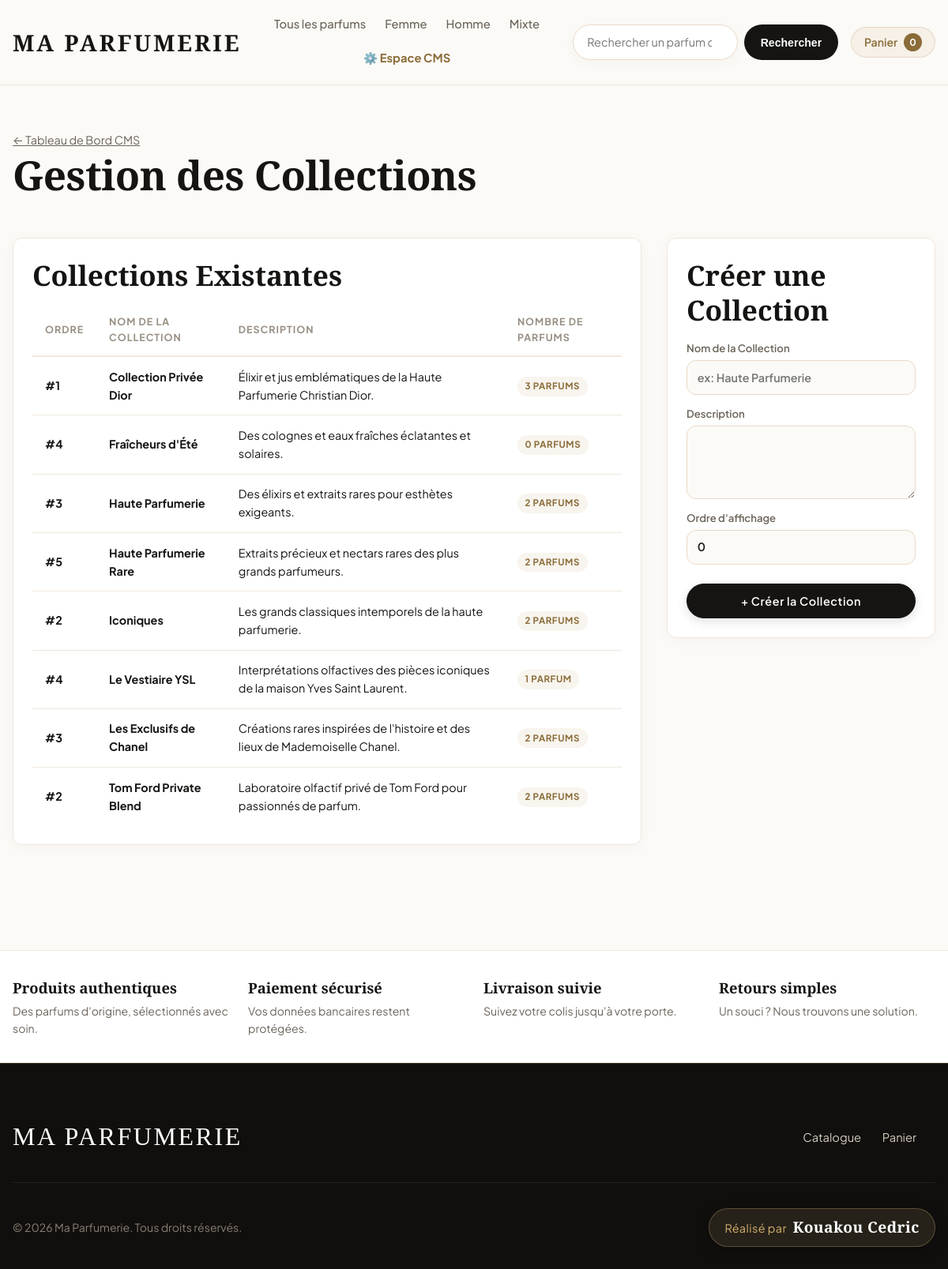
/cms/collections/, run on the app's committed database.
### catalogue/models.py (models this page shows, shortened)
class Collection(models.Model):
    nom = models.CharField("nom", max_length=80)
    slug = models.SlugField("adresse", max_length=100, unique=True, blank=True)
    description = models.TextField("description", blank=True)
    image = models.ImageField("visuel", upload_to="collections/", blank=True)
    ordre = models.PositiveSmallIntegerField("ordre d'affichage", default=0)
    class Meta:
        ordering = ["ordre", "nom"]
        verbose_name = "collection"
        verbose_name_plural = "collections"

### catalogue/cms_views.py (the view)
# urls.py: path("cms/collections/", cms_views.cms_collections, name="cms_collections"),
def cms_collections(request):
    collections = Collection.objects.annotate(nb_parfums=Count("parfums"))
    if request.method == "POST":
        form = CollectionForm(request.POST)
        if form.is_valid():
            col = form.save()
            messages.success(request, f"La collection « {col.nom} » a été créée !")
            return redirect("catalogue:cms_collections")
    else:
        form = CollectionForm()
    return render(request, "cms/collections.html", {"collections": collections, "form": form})

### catalogue/forms.py
class CollectionForm(forms.ModelForm):
    class Meta:
        model = Collection
        fields = ["nom", "description", "ordre"]
        widgets = {
            "nom": forms.TextInput(attrs={"class": "champ-input", "placeholder": "ex: Haute Parfumerie"}),
            "description": forms.Textarea(attrs={"class": "champ-textarea", "rows": 3}),
            "ordre": forms.NumberInput(attrs={"class": "champ-input"}),
        }

### catalogue/context_processors.py (called while the page is built)
def site(request):
    return {
        "NOM_SITE": settings.NOM_SITE,
        "DEVISE": settings.DEVISE,
        "QUANTITE_MAX": settings.QUANTITE_MAX_PANIER,
    }

### panier/context_processors.py (called while the page is built)
def panier(request):
    return {"panier_nb": len(Panier(request))}

### panier/panier.py (called while the page is built)
    def __len__(self):
        return sum(_entier(q) for q in self.donnees.values())

### templates/cms/collections.html (shortened to what this page needs)
{% extends "base.html" %}
{% block contenu %}
  <section class="conteneur section">
    <div class="cms-header">
      <div>
        <a class="lien-discret" href="{% url 'catalogue:cms_dashboard' %}">← Tableau de Bord CMS</a>
        <h1 class="section__titre">Gestion des Collections</h1>
      </div>
    </div>
    <div class="cms-form-grid">
      <div class="cms-block">
        <h2>Collections Existantes</h2>
        <table class="cms-table">
          <thead>
            <tr>
              <th>Ordre</th>
              <th>Nom de la Collection</th>
              <th>Description</th>
              <th>Nombre de Parfums</th>
            </tr>
          </thead>
          <tbody>
            {% for c in collections %}
              <tr>
                <td><strong>#{{ c.ordre }}</strong></td>
                <td><strong>{{ c.nom }}</strong></td>
                <td>{{ c.description|default:"—" }}</td>
                <td><span class="cms-badge cms-badge--accent">{{ c.nb_parfums }} parfum{{ c.nb_parfums|pluralize }}</span></td>
              </tr>
            {% empty %}
              <tr><td colspan="4" class="text-center">Aucune collection créée.</td></tr>
            {% endfor %}
          </tbody>
        </table>
      </div>
      <form class="cms-sidebar-card" method="post">
        <h2>Créer une Collection</h2>
        <div class="champ-groupe">
          <label>Nom de la Collection</label>
          {{ form.nom }}
        </div>
        <div class="champ-groupe" style="margin-top: 0.8rem;">
          <label>Description</label>
          {{ form.description }}
        </div>
        <div class="champ-groupe" style="margin-top: 0.8rem;">
          <label>Ordre d'affichage</label>
          {{ form.ordre }}
        </div>
        <button class="bouton bouton--pill" type="submit" style="margin-top: 1.5rem; width: 100%;">+ Créer la Collection</button>
      </form>
    </div>
  </section>
{% endblock %}

### static/css/site.css (style rules this page uses)
:root { --fond: #fcfaf7; --fond-alt: #f4eee5; --fond-carte: #ffffff; --texte: #161412; --texte-doux: #6c645a; --texte-clair: #988f83; --ligne: #ebd8c6; --ligne-douce: #f0e7dc; --accent: #c2a677; --accent-brillant: #d4b26f; --accent-fond: rgba(194, 166, 119, 0.12); --accent-texte: #8a6c38; --erreur: #b33930; --succes: #36684b; --alerte: #8c5b10; --police-titre: "Cormorant Garamond", Georgia, serif; --police-texte: "Plus Jakarta Sans", system-ui, -apple-system, sans-serif; --rayon: 12px; --rayon-pill: 999px; --ombre-subtile: 0 4px 20px rgba(0, 0, 0, 0.03); --ombre-survol: 0 16px 36px rgba(194, 166, 119, 0.16); --espace-1: 0.5rem; --espace-2: 1rem; --espace-3: 1.75rem; --espace-4: 3.5rem; --largeur: 1240px; }
*, *::before, *::after { box-sizing: border-box; }
html { -webkit-text-size-adjust: 100%; scroll-behavior: smooth; }
body { margin: 0; background: var(--fond); color: var(--texte); font-family: var(--police-texte); font-size: 0.98rem; line-height: 1.6; -webkit-font-smoothing: antialiased; }
h1, h2, h3, h4 { font-family: var(--police-titre); font-weight: 600; line-height: 1.25; margin: 0 0 var(--espace-2); color: var(--texte); }
h1 { font-size: clamp(2.1rem, 4.5vw, 3.2rem); letter-spacing: -0.01em; }
h2 { font-size: clamp(1.6rem, 3.2vw, 2.2rem); }
a { color: inherit; transition: color 0.2s ease, border-color 0.2s ease; }
.conteneur { width: 100%; max-width: var(--largeur); margin: 0 auto; padding: 0 var(--espace-2); }
.section { padding-top: var(--espace-4); padding-bottom: calc(var(--espace-4) * 0.8); }
.bouton { display: inline-flex; align-items: center; justify-content: center; padding: 0.75rem 1.6rem; border: 1px solid var(--texte); border-radius: var(--rayon); background: var(--texte); color: #ffffff; font-family: var(--police-texte); font-size: 0.9rem; font-weight: 600; letter-spacing: 0.04em; text-decoration: none; cursor: pointer; transition: all 0.25s cubic-bezier(0.16, 1, 0.3, 1); box-shadow: 0 4px 14px rgba(22, 20, 18, 0.12); }
.bouton--pill { border-radius: var(--rayon-pill); }
.lien-discret { color: var(--texte-doux); font-size: 0.9rem; text-decoration: underline; }
.champ-groupe { display: flex; flex-direction: column; font-size: 0.82rem; font-weight: 600; color: var(--texte-doux); }
.champ-groupe select, .champ-groupe input { margin-top: 0.3rem; padding: 0.6rem 0.8rem; border: 1px solid var(--ligne); border-radius: var(--rayon); background: var(--fond); font: inherit; font-size: 0.9rem; color: var(--texte); }
.cms-header { display: flex; justify-content: space-between; align-items: flex-end; margin-bottom: 2rem; flex-wrap: wrap; gap: 1rem; }
.cms-block { background: #ffffff; padding: 1.5rem; border-radius: var(--rayon); border: 1px solid var(--ligne-douce); box-shadow: var(--ombre-subtile); margin-bottom: 2rem; }
.cms-table { width: 100%; border-collapse: collapse; text-align: left; font-size: 0.9rem; }
.cms-table th { padding: 0.75rem 1rem; font-size: 0.78rem; font-weight: 700; text-transform: uppercase; letter-spacing: 0.08em; color: var(--texte-clair); border-bottom: 2px solid var(--ligne-douce); }
.cms-table td { padding: 0.85rem 1rem; border-bottom: 1px solid var(--ligne-douce); vertical-align: middle; }
.cms-table tr:last-child td { border-bottom: none; }
.cms-badge { display: inline-block; padding: 0.2rem 0.6rem; border-radius: var(--rayon-pill); font-size: 0.72rem; font-weight: 700; text-transform: uppercase; letter-spacing: 0.05em; }
.cms-badge--accent { background: var(--accent-fond); color: var(--accent-texte); }
.cms-form-grid { display: grid; gap: 2rem; grid-template-columns: 1fr; }
@media (min-width: 900px) { .cms-form-grid { grid-template-columns: 1fr 340px; } }
.cms-sidebar-card { background: #ffffff; padding: 1.5rem; border-radius: var(--rayon); border: 1px solid var(--ligne-douce); box-shadow: var(--ombre-subtile); height: fit-content; }
.champ-input, .champ-select, .champ-textarea { width: 100%; margin-top: 0.3rem; padding: 0.65rem 0.9rem; border: 1px solid var(--ligne); border-radius: var(--rayon); background: var(--fond); font: inherit; font-size: 0.92rem; color: var(--texte); }

### data on the page
Collection: ordre "1", nom "Collection Privée Dior", description "Élixir et jus emblématiques de la Haute Parfumerie Christian Dior.", nb_parfums "3"
Collection: ordre "4", nom "Fraîcheurs d'Été", description "Des colognes et eaux fraîches éclatantes et solaires.", nb_parfums "0"
Collection: ordre "3", nom "Haute Parfumerie", description "Des élixirs et extraits rares pour esthètes exigeants.", nb_parfums "2"
Collection: ordre "5", nom "Haute Parfumerie Rare", description "Extraits précieux et nectars rares des plus grands parfumeurs.", nb_parfums "2"
Collection: ordre "2", nom "Iconiques", description "Les grands classiques intemporels de la haute parfumerie.", nb_parfums "2"
Collection: ordre "4", nom "Le Vestiaire YSL", description "Interprétations olfactives des pièces iconiques de la maison Yves Saint Laurent.", nb_parfums "1"
Collection: ordre "3", nom "Les Exclusifs de Chanel", description "Créations rares inspirées de l'histoire et des lieux de Mademoiselle Chanel.", nb_parfums "2"
Collection: ordre "2", nom "Tom Ford Private Blend", description "Laboratoire olfactif privé de Tom Ford pour passionnés de parfum.", nb_parfums "2"

### other printed values
{{ NOM_SITE }} "MA PARFUMERIE"
{{ panier_nb }} "0"
{{ NOM_SITE }} "Ma Parfumerie"
